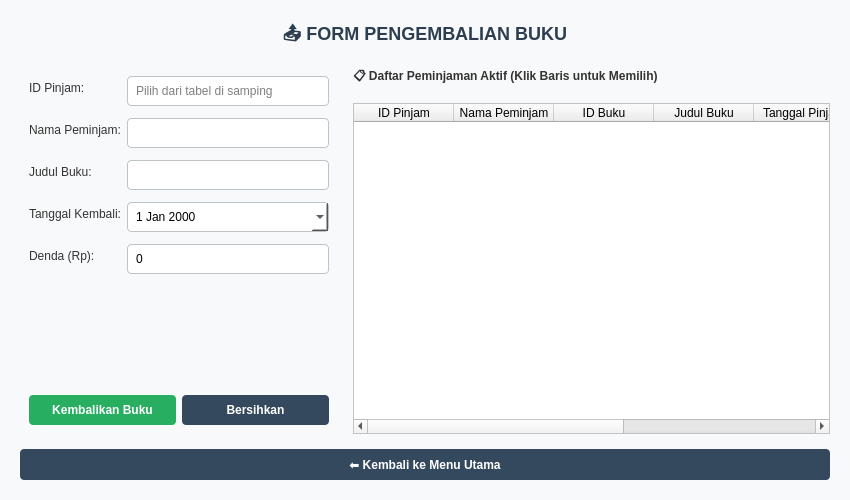
<?xml version="1.0" encoding="UTF-8"?>
<ui version="4.0">
 <class>KembaliBukuWindow</class>
 <widget class="QMainWindow" name="KembaliBukuWindow">
  <property name="geometry">
   <rect>
    <x>0</x>
    <y>0</y>
    <width>850</width>
    <height>500</height>
   </rect>
  </property>
  <property name="windowTitle">
   <string>Perpustakaan - Form Pengembalian Buku</string>
  </property>
  <property name="styleSheet">
   <string>QMainWindow {
    background-color: #F8F9FA;
}
QLabel#lblTitle {
    font-size: 18px;
    font-weight: bold;
    color: #2C3E50;
}
QLabel {
    font-size: 12px;
    color: #333;
}
QLineEdit, QComboBox, QDateEdit, QDoubleSpinBox {
    padding: 6px;
    border: 1px solid #BDC3C7;
    border-radius: 4px;
    background-color: white;
}
QLineEdit:focus, QComboBox:focus, QDateEdit:focus, QDoubleSpinBox:focus {
    border: 1px solid #3498DB;
}
QPushButton {
    background-color: #34495E;
    color: white;
    border: none;
    border-radius: 4px;
    padding: 8px 15px;
    font-weight: bold;
}
QPushButton:hover {
    background-color: #415B76;
}
QPushButton#btnProsesKembali {
    background-color: #27AE60;
}
QPushButton#btnProsesKembali:hover {
    background-color: #2ECC71;
}
QTableWidget {
    background-color: white;
    border: 1px solid #BDC3C7;
    gridline-color: #ECF0F1;
}</string>
  </property>
  <widget class="QWidget" name="centralwidget">
   <layout class="QVBoxLayout" name="verticalLayoutMain">
    <property name="spacing">
     <number>15</number>
    </property>
    <property name="leftMargin">
     <number>20</number>
    </property>
    <property name="topMargin">
     <number>20</number>
    </property>
    <property name="rightMargin">
     <number>20</number>
    </property>
    <property name="bottomMargin">
     <number>20</number>
    </property>
    <item>
     <widget class="QLabel" name="lblTitle">
      <property name="text">
       <string>📤 FORM PENGEMBALIAN BUKU</string>
      </property>
      <property name="alignment">
       <set>Qt::AlignCenter</set>
      </property>
     </widget>
    </item>
    <item>
     <layout class="QHBoxLayout" name="horizontalLayoutMain" stretch="2,3">
      <item>
       <widget class="QFrame" name="frameInput">
        <layout class="QVBoxLayout" name="verticalLayoutForm">
         <item>
          <layout class="QFormLayout" name="formLayout">
           <property name="verticalSpacing">
            <number>12</number>
           </property>
           <item row="0" column="0">
            <widget class="QLabel" name="lblIdPinjam">
             <property name="text">
              <string>ID Pinjam:</string>
             </property>
            </widget>
           </item>
           <item row="0" column="1">
            <widget class="QLineEdit" name="txtIdPinjam">
             <property name="readOnly">
              <bool>true</bool>
             </property>
             <property name="placeholderText">
              <string>Pilih dari tabel di samping</string>
             </property>
            </widget>
           </item>
           <item row="1" column="0">
            <widget class="QLabel" name="lblNamaPeminjam">
             <property name="text">
              <string>Nama Peminjam:</string>
             </property>
            </widget>
           </item>
           <item row="1" column="1">
            <widget class="QLineEdit" name="txtNamaPeminjam">
             <property name="readOnly">
              <bool>true</bool>
             </property>
            </widget>
           </item>
           <item row="2" column="0">
            <widget class="QLabel" name="lblJudulBuku">
             <property name="text">
              <string>Judul Buku:</string>
             </property>
            </widget>
           </item>
           <item row="2" column="1">
            <widget class="QLineEdit" name="txtJudulBuku">
             <property name="readOnly">
              <bool>true</bool>
             </property>
            </widget>
           </item>
           <item row="3" column="0">
            <widget class="QLabel" name="lblTanggalKembali">
             <property name="text">
              <string>Tanggal Kembali:</string>
             </property>
            </widget>
           </item>
           <item row="3" column="1">
            <widget class="QDateEdit" name="dateKembali">
             <property name="calendarPopup">
              <bool>true</bool>
             </property>
            </widget>
           </item>
           <item row="4" column="0">
            <widget class="QLabel" name="lblDenda">
             <property name="text">
              <string>Denda (Rp):</string>
             </property>
            </widget>
           </item>
           <item row="4" column="1">
            <widget class="QLineEdit" name="txtDenda">
             <property name="text">
              <string>0</string>
             </property>
            </widget>
           </item>
          </layout>
         </item>
         <item>
          <spacer name="verticalSpacer_Form">
           <property name="orientation">
            <enum>Qt::Vertical</enum>
           </property>
          </spacer>
         </item>
         <item>
          <layout class="QHBoxLayout" name="horizontalLayoutButtons">
           <item>
            <widget class="QPushButton" name="btnProsesKembali">
             <property name="text">
              <string>Kembalikan Buku</string>
             </property>
            </widget>
           </item>
           <item>
            <widget class="QPushButton" name="btnBersihkan">
             <property name="text">
              <string>Bersihkan</string>
             </property>
            </widget>
           </item>
          </layout>
         </item>
        </layout>
       </widget>
      </item>
      <item>
       <layout class="QVBoxLayout" name="verticalLayoutTable">
        <item>
         <widget class="QLabel" name="lblTableTitle">
          <property name="styleSheet">
           <string>font-weight: bold;</string>
          </property>
          <property name="text">
           <string>📋 Daftar Peminjaman Aktif (Klik Baris untuk Memilih)</string>
          </property>
         </widget>
        </item>
        <item>
         <widget class="QTableWidget" name="tablePeminjaman">
          <property name="selectionMode">
           <enum>QAbstractItemView::SingleSelection</enum>
          </property>
          <property name="selectionBehavior">
           <enum>QAbstractItemView::SelectRows</enum>
          </property>
          <column>
           <property name="text">
            <string>ID Pinjam</string>
           </property>
          </column>
          <column>
           <property name="text">
            <string>Nama Peminjam</string>
           </property>
          </column>
          <column>
           <property name="text">
            <string>ID Buku</string>
           </property>
          </column>
          <column>
           <property name="text">
            <string>Judul Buku</string>
           </property>
          </column>
          <column>
           <property name="text">
            <string>Tanggal Pinjam</string>
           </property>
          </column>
          <column>
           <property name="text">
            <string>Durasi</string>
           </property>
          </column>
          <column>
           <property name="text">
            <string>Status</string>
           </property>
          </column>
         </widget>
        </item>
       </layout>
      </item>
     </layout>
    </item>
    <item>
     <widget class="QPushButton" name="btnKembali">
      <property name="text">
       <string>⬅ Kembali ke Menu Utama</string>
      </property>
     </widget>
    </item>
   </layout>
  </widget>
 </widget>
 <resources/>
 <connections/>
</ui>
